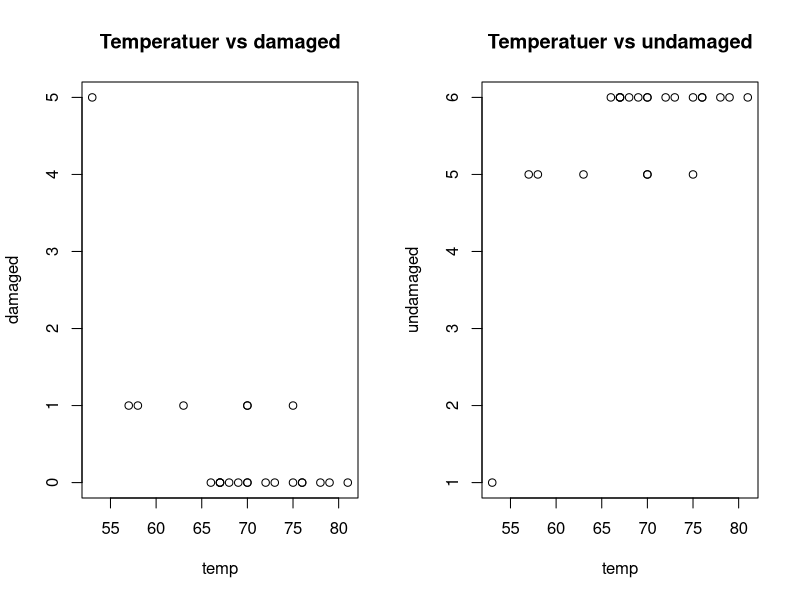
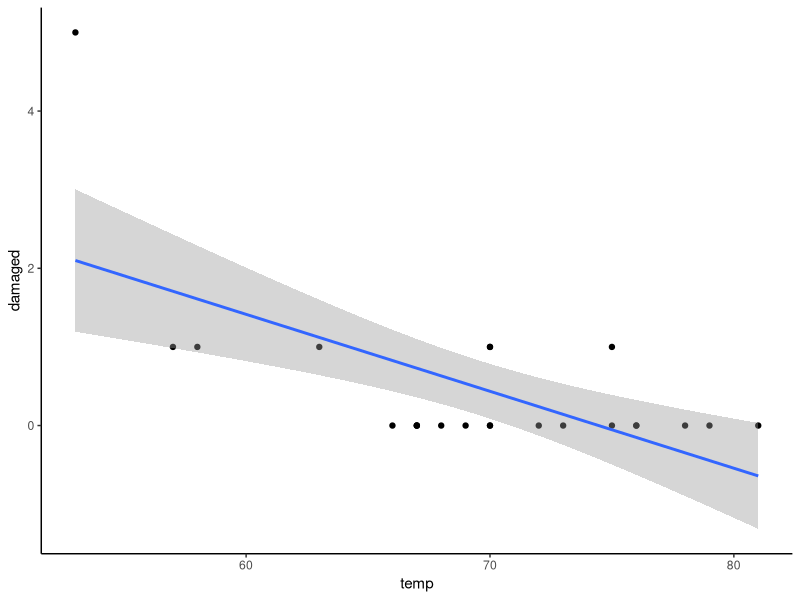

Generate these figures, in order, with R:
## ---- chunk 1
knitr::opts_chunk$set(echo = TRUE)
## ---- chunk 2
predicted <- 18.93 + 3.10 + 2.15
2 - predicted
## ---- chunk 3
N <- 146 
k <- 3   
variance <- 240.57 
variance_all <- 264.17

R2 <- 1 - (variance/variance_all)  
R2
R2_adjusted <- 1 - (variance/variance_all) * ((N-1) / (N-k-1)) 
R2_adjusted
## ---- chunk 4
temp <- c(53,57,58,63,66,67,67,67,68,69,70,70,70,70,72,73,75,75,76,76,78,79,81)
damaged <- c(5,1,1,1,0,0,0,0,0,0,1,0,1,0,0,0,0,1,0,0,0,0,0)
undamaged <- c(1,5,5,5,6,6,6,6,6,6,5,6,5,6,6,6,6,5,6,6,6,6,6)
par(mfrow = c(1,2))
plot(temp,damaged,main = "Temperatuer vs damaged")
plot(temp,undamaged,main = "Temperatuer vs undamaged")
## ---- chunk 5
lapply(c(51,53,55),function(x){ exp(11.6630 - 0.2162 * x) / (1 + exp(11.6630 - 0.2162 * x))})
## ---- chunk 6
library(ggplot2)
data <- data.frame(shuttle=seq(1:23),
                 temp,
                 damaged,
                 undamaged)
data$rating <- data$damaged / (data$damaged + data$undamaged)

ggplot(data,aes(x=temp,y=damaged)) + geom_point() +  stat_smooth(method = 'glm', family ='binomial')+theme_classic()
